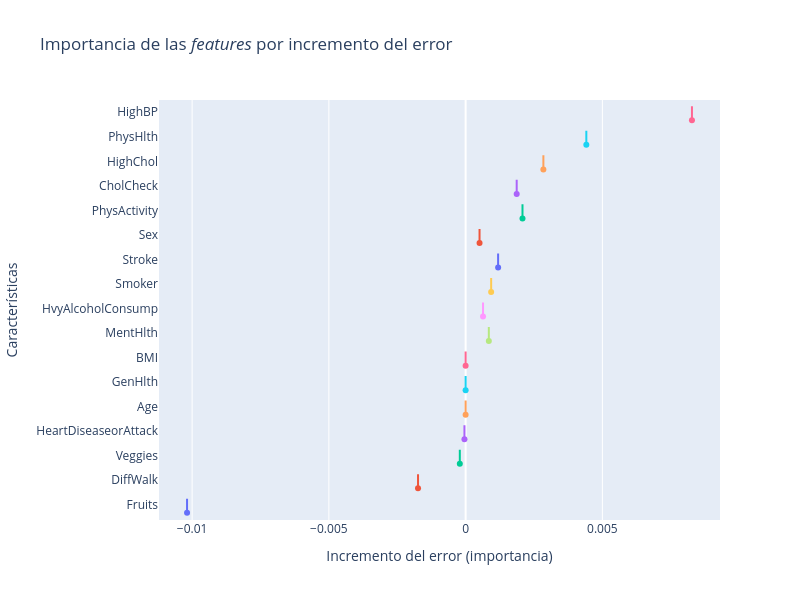

Notebook source saved alongside this figure:
### Markdown cell above
3. Visualice los resultados de este método en un gráfico.

### Code cell
perm_sorted_idx = result.importances_mean.argsort()

fig = go.Figure()

for i in perm_sorted_idx:
  fig.add_trace(go.Box(
    x=result.importances[i, :],
    y=[ordered_features[i]],
    name=ordered_features[i],        
    orientation='h',
    boxpoints='all',
    jitter=0.3
  ))

fig.update_layout(
  title='Importancia de las <i>features</i> por incremento del error', 
  xaxis_title='Incremento del error (importancia)', 
  yaxis_title='Características', 
  showlegend=False,
  width=800,
  height=600
)

fig.show()
